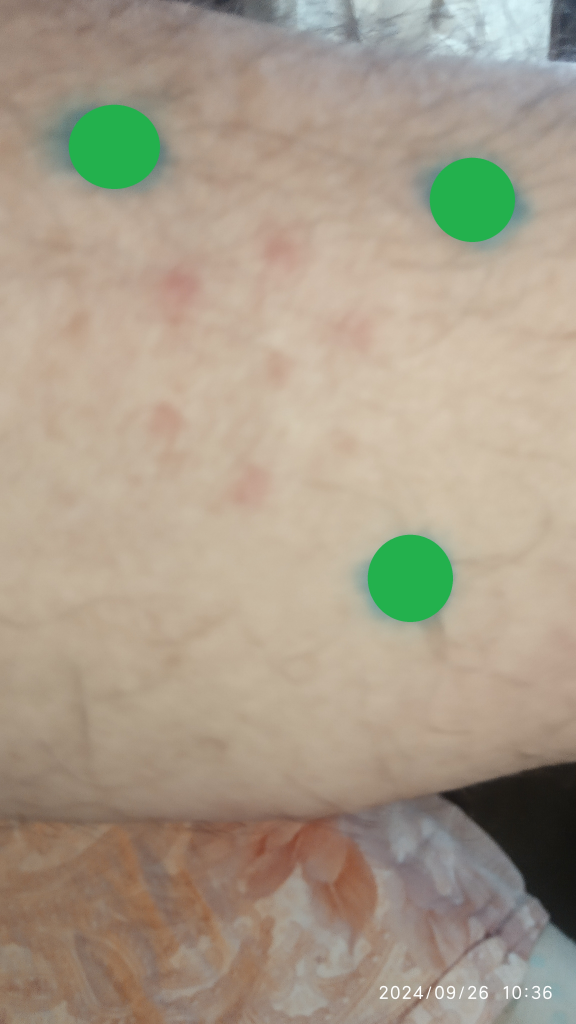
#> input picture CV/qr_circle_rotate.jpg, 2304 x 4096 px (shown at 1/4 size)
$ python -i find_direction.py   (imports and definitions only)
#> lines starting #> are read from the running program, lines starting #| are printed output that depends on the picture; after the words box and inside, x2 and y2 are one past the last pixel; in counts of white or black regions, pixels touching at a corner belong together
import cv2
import numpy as np

def find_green_circles_centroids(image_path):
    # Считываем изображение
#> called with image_path = 'qr_circle_rotate.jpg'
    image = cv2.imread(image_path)
#> image is the input picture: shape (4096, 2304, 3); mean B, G, R 138.1, 156.9, 168.6

    # Конвертируем изображение в цветовое пространство HSV
    hsv = cv2.cvtColor(image, cv2.COLOR_BGR2HSV)
#> hsv: shape (4096, 2304, 3); mean H, S, V 24.3, 55.9, 173.8

    # Определяем диапазон зеленого цвета в HSV
    lower_green = np.array([40, 40, 40])
    upper_green = np.array([80, 255, 255])

    # Пороговая обработка изображения для выделения только зеленых пикселей
    mask = cv2.inRange(hsv, lower_green, upper_green)
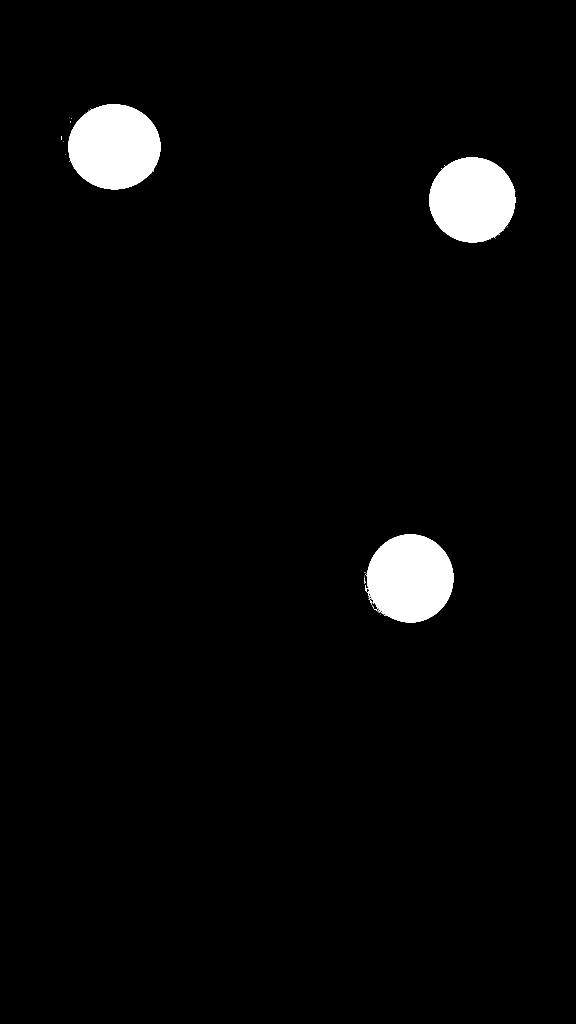
#> mask: shape (4096, 2304) (shown at 1/4 size); 3% white; 64 white regions (54 under 20 px), largest, box (x1, y1, x2, y2) and area: (273, 417, 641, 757) 98017, (1466, 2137, 1813, 2489) 94986, (1717, 629, 2061, 969) 91560

    # Применяем морфологические операции для удаления шума и заполнения отверстий
    kernel = np.ones((5, 5), np.uint8)
    mask = cv2.erode(mask, kernel, iterations=2)
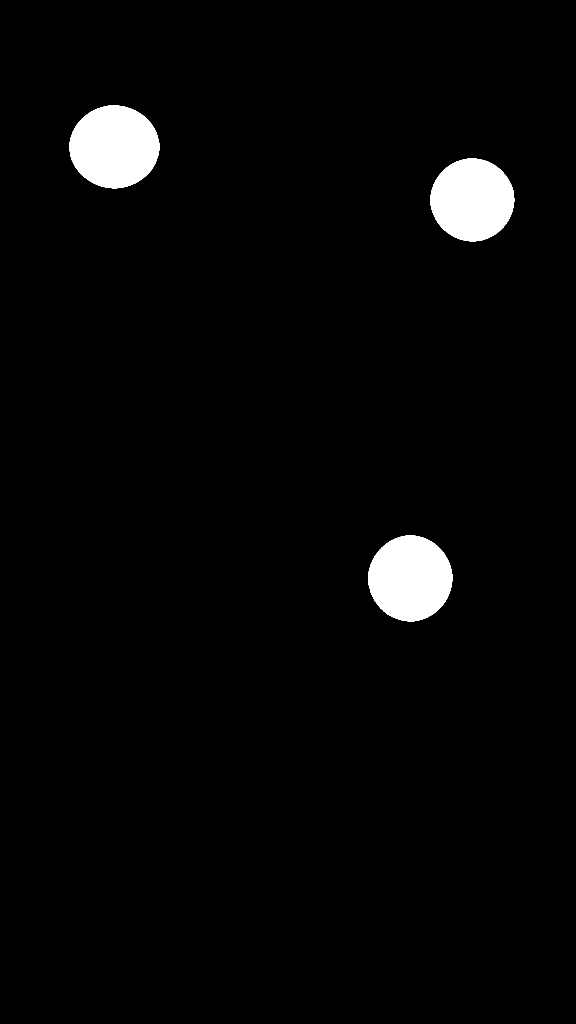
#> mask: shape (4096, 2304) (shown at 1/4 size); 2.8% white; 3 white regions, box (x1, y1, x2, y2) and area: (277, 422, 637, 753) 92410, (1473, 2142, 1809, 2485) 89436, (1721, 633, 2057, 965) 86134
    mask = cv2.dilate(mask, kernel, iterations=2)
#> mask: shape (4096, 2304); 3% white; 3 white regions

    # Ищем контуры зеленых фигур
    contours, _ = cv2.findContours(mask, cv2.RETR_EXTERNAL, cv2.CHAIN_APPROX_SIMPLE)
#> contours = 3 contours; box (x1, y1, x2, y2) and area: (273, 418, 641, 757) 97489, (1469, 2138, 1813, 2489) 94428, (1717, 629, 2061, 969) 91046

    # Создаем список для хранения центров эллипсов
    centroids = []

    # Перебираем контуры и находим центры эллипсов
    for contour in contours:
        area = cv2.contourArea(contour)
        x, y, w, h = cv2.boundingRect(contour)
        aspect_ratio = float(w)/h
        if area > 100 and aspect_ratio > 0.5 and aspect_ratio < 2:  # фильтрация маленьких и неэллиптических фигур
            (x, y), radius = cv2.minEnclosingCircle(contour)
            centroids.append((int(x), int(y)))  # храним центр эллипса
#> this loop made 3 passes
#> (area, w, h, aspect_ratio, radius) on passes 1 to 3: (94428.5, 344, 351, 0.98, 176), (91046.5, 344, 340, 1.01, 172.3), (97489, 368, 339, 1.09, 184.1)
#> after the loop, centroids = [(1641, 2313), (1888, 797), (456, 586)]

    # Обрезаем изображение так, чтобы центры эллипсов были в углах
    if len(centroids) > 0:
        min_x = min(centroid[0] for centroid in centroids) - radius
#> min_x = 271.9
        min_y = min(centroid[1] for centroid in centroids) - radius
#> min_y = 401.9
        max_x = max(centroid[0] for centroid in centroids) + radius
#> max_x = 2072.1
        max_y = max(centroid[1] for centroid in centroids) + radius
#> max_y = 2497.1

        # Проверяем, что координаты углов эллипсов не выходят за пределы изображения
        if min_x < 0 or min_y < 0 or max_x > image.shape[1] or max_y > image.shape[0]:
            print("Координаты углов эллипсов выходят за пределы изображения")
            return None

        # Вычисляем ширину и высоту обрезанного изображения
        width = max_x - min_x
#> width = 1800.3
        height = max_y - min_y
#> height = 2095.3

        # Обрезаем изображение до желаемой прямоугольной формы
        cropped_image = image[int(min_y):int(max_y), int(min_x):int(max_x)]
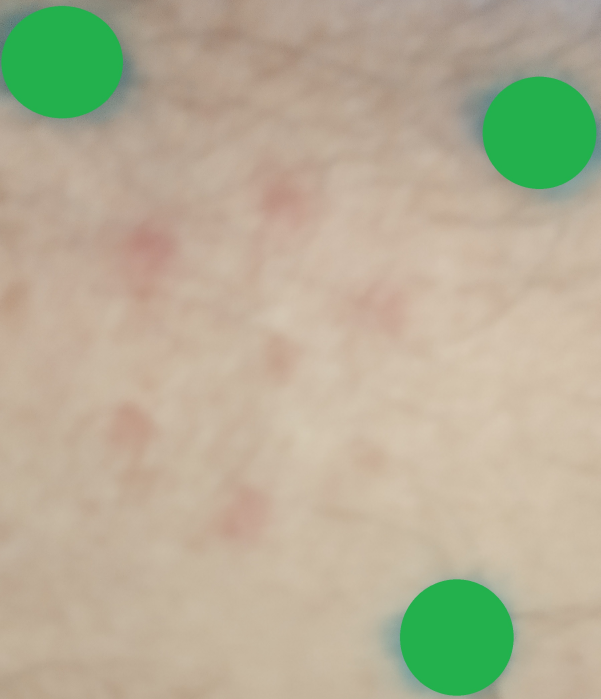
#> cropped_image: shape (2096, 1801, 3) (shown at 1/3 size); mean B, G, R 150.3, 175.6, 181.3

        # Отображаем результат
        cv2.namedWindow('Output', cv2.WINDOW_NORMAL)
        cv2.resizeWindow('Output', 360, 240)
        cv2.imshow('Output', cropped_image)
        cv2.waitKey(0)
        cv2.destroyAllWindows()

    return centroids

>>> result = find_green_circles_centroids('qr_circle_rotate.jpg')
#> result = [(1641, 2313), (1888, 797), (456, 586)]
